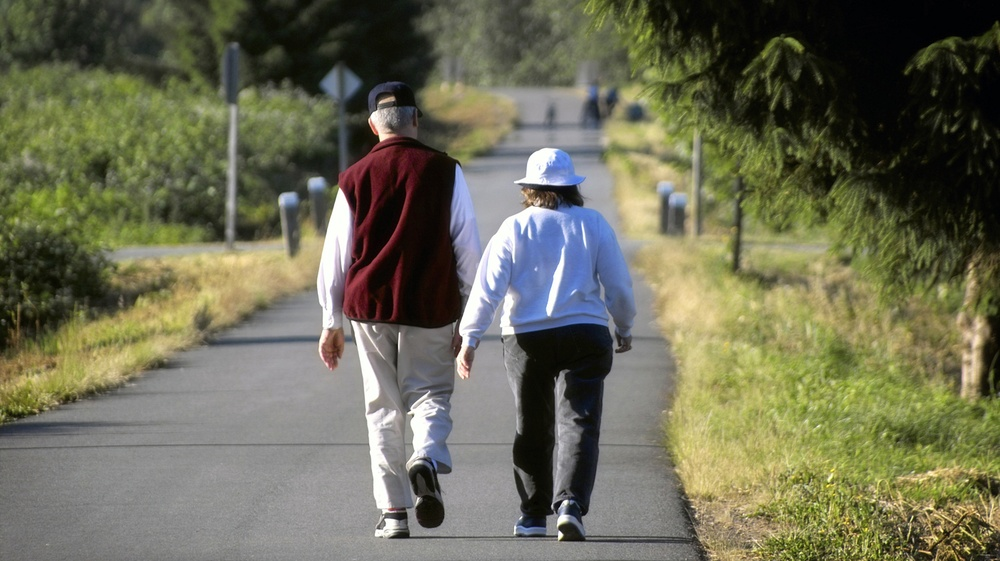
#> input picture Test_Cases/Python OpenCV/Object_Detection/Body Detection /image.jpeg, 1000 x 561 px, shrunk from 1400 x 786 before the run
$ python Body_Detection.py
#> lines starting #> are read from the running program, lines starting #| are printed output that depends on the picture
import cv2
import numpy as np
from matplotlib import pyplot as plt

img = cv2.imread("image.jpeg")
#> img is the input picture: shape (561, 1000, 3); mean B, G, R 85.8, 108, 108.2
# Video input? Uncomment the line below. Comment line above.
# vid = cv2.VideoCapture("filename.filetype")

# Changing the image format to an OpenCV 'readable' format.
img_gray = cv2.cvtColor(img, cv2.COLOR_BGR2GRAY)
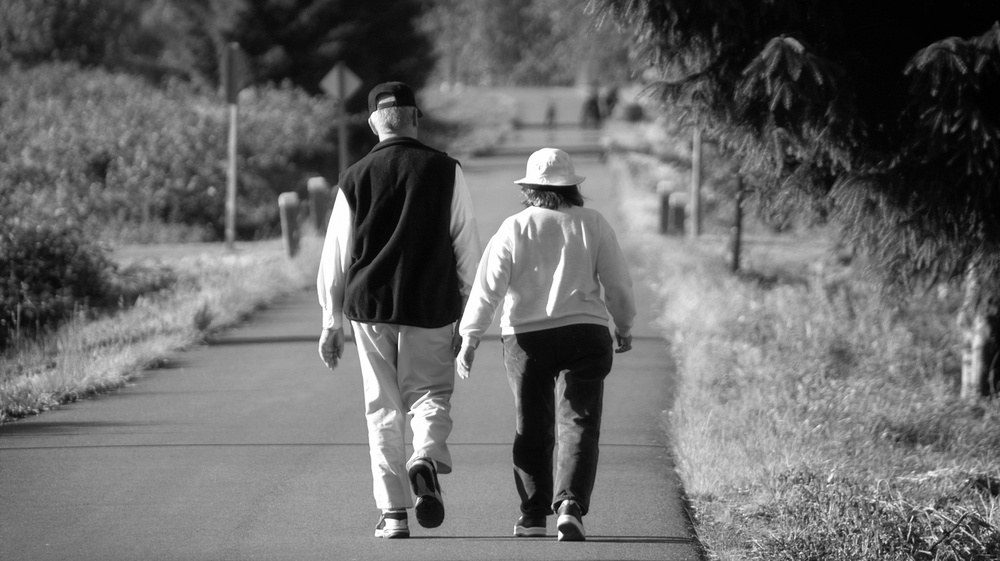
#> img_gray: shape (561, 1000); min 0, max 255, mean 105.6
img_rgb = cv2.cvtColor(img, cv2.COLOR_BGR2RGB)

# Include xml data.
fullbody_data = cv2.CascadeClassifier("haarcascade_fullbody.xml")
lowerbody_data = cv2.CascadeClassifier("haarcascade_lowerbody.xml")
upperbody_data = cv2.CascadeClassifier("haarcascade_upperbody.xml")

# Setting minimum body size
full_detect = fullbody_data.detectMultiScale(img_gray, minSize = (10, 20)) #minSize = (2, 5)
#> full_detect = [[436, 98, 228, 456]]
lowerbody_detect = lowerbody_data.detectMultiScale(img_gray, minSize = (5, 10))
#> lowerbody_detect = [[456, 304, 209, 253]]
upperbody_detect = upperbody_data.detectMultiScale(img_gray, minSize = (2, 5))
#> upperbody_detect = [[474, 125, 181, 148]]

count_full = len(full_detect)
#> count_full = 1
count_lower = len(lowerbody_detect)
#> count_lower = 1
count_upper = len(upperbody_detect)
#> count_upper = 1

#if (count_full != 0):
for (x, y, width, height) in full_detect:
    cv2.rectangle(img_rgb, (x, y), (x + height, y + width), (0, 255, 0), 5)
#> this loop made 1 pass
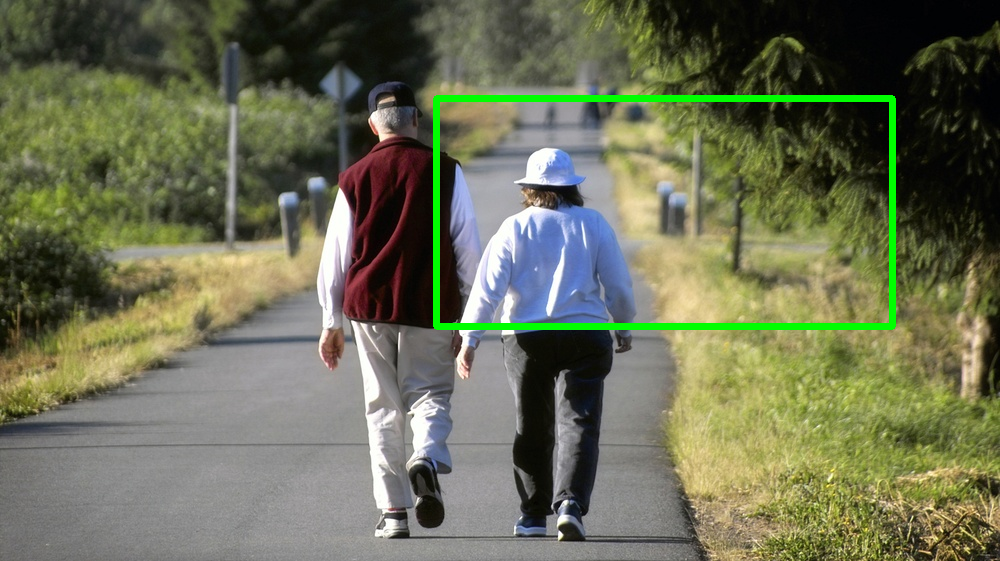
#> img_rgb: shape (561, 1000, 3); mean R, G, B 106.7, 110.8, 84.6

# if (count_lower != 0):
for (x, y, width, height) in full_detect:
    cv2.rectangle(img_rgb, (x, y), (x + height, y + width), (0, 255, 0), 5)

#if (count_upper != 0):
for (x, y, width, height) in full_detect:
    cv2.rectangle(img_rgb, (x, y), (x + height, y + width), (0, 255, 0), 5)

# Returns image with rectangle(s)
plt.subplot(1, 1, 1)
plt.imshow(img_rgb)
plt.show()

$ run again, with Test_Cases/Python OpenCV/Object_Detection/Body Detection /kok.jpeg copied over Test_Cases/Python OpenCV/Object_Detection/Body Detection /image.jpeg
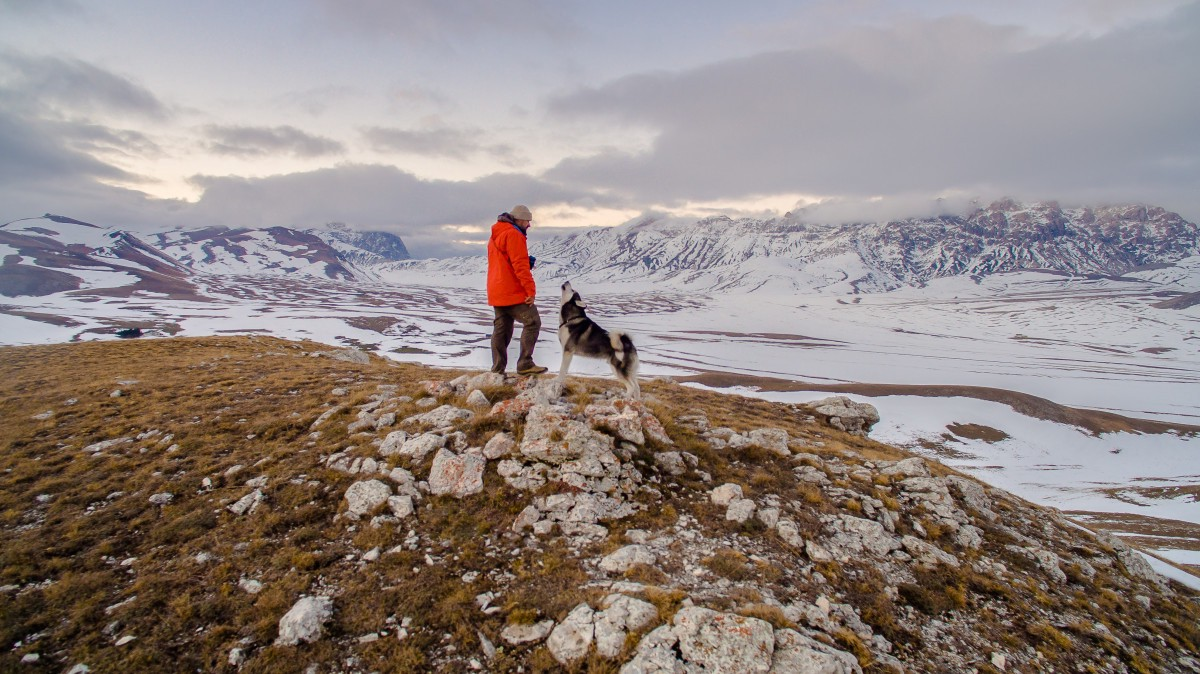
#> input picture Test_Cases/Python OpenCV/Object_Detection/Body Detection /kok.jpeg, 1200 x 674 px
#> img is the input picture: shape (674, 1200, 3); mean B, G, R 131.1, 134.3, 145.6
#> `img_gray = cv2.cvtColor(img, cv2.COLOR_BGR2GRAY)`:
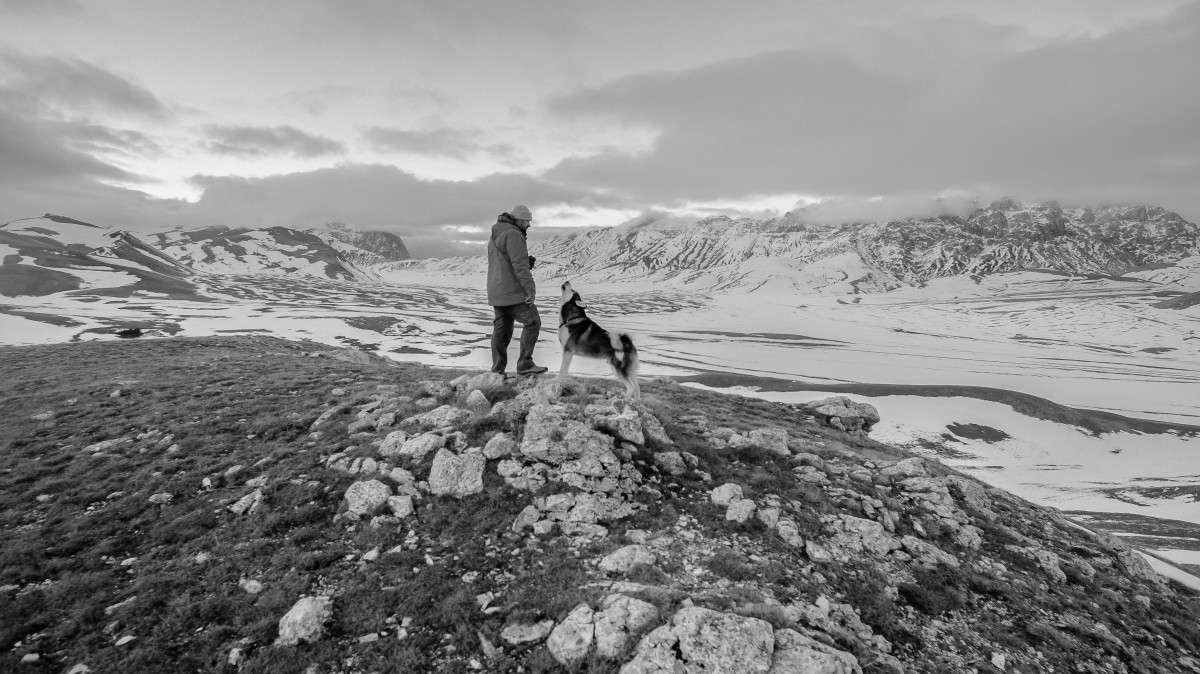
#> img_gray: shape (674, 1200); min 0, max 245, mean 137.3
#> full_detect = [[445, 139, 130, 261]]
#> lowerbody_detect = [[450, 266, 122, 148]]
#> upperbody_detect = ()
#> count_full = 1
#> count_upper = 0
#> the loop `for (x, y, width, height) in full_detect:` made 1 pass
#> after the loop `for (x, y, width, height) in full_detect:`:
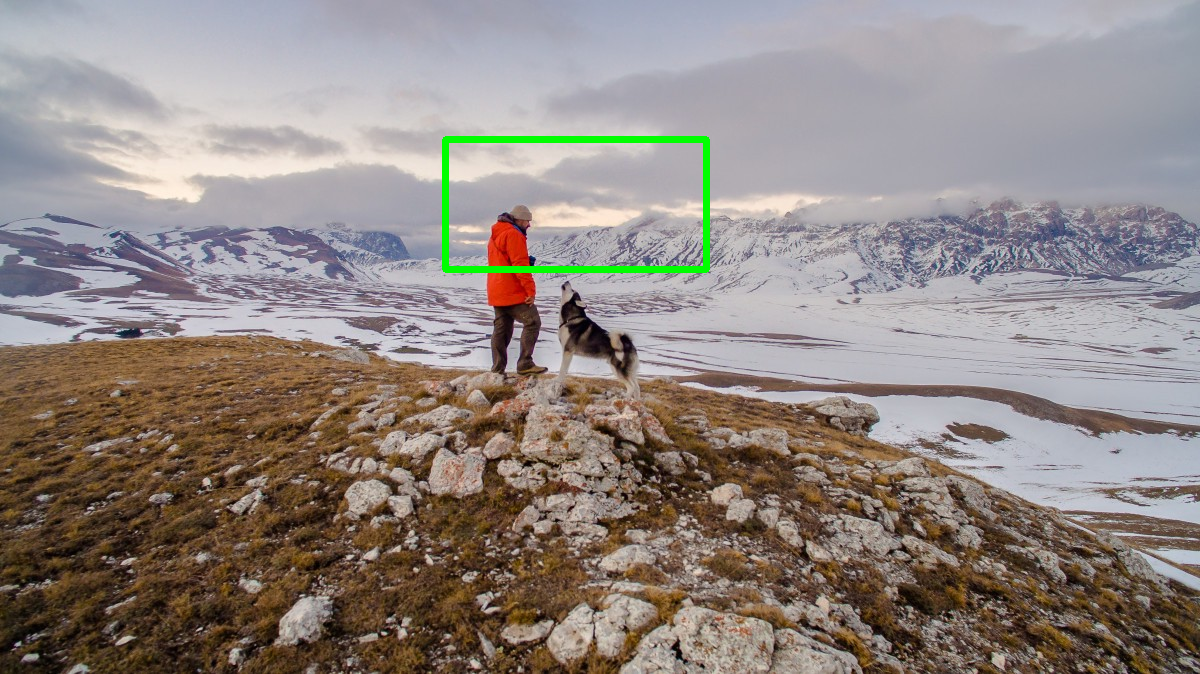
#> img_rgb: shape (674, 1200, 3); mean R, G, B 144.3, 134.8, 130
